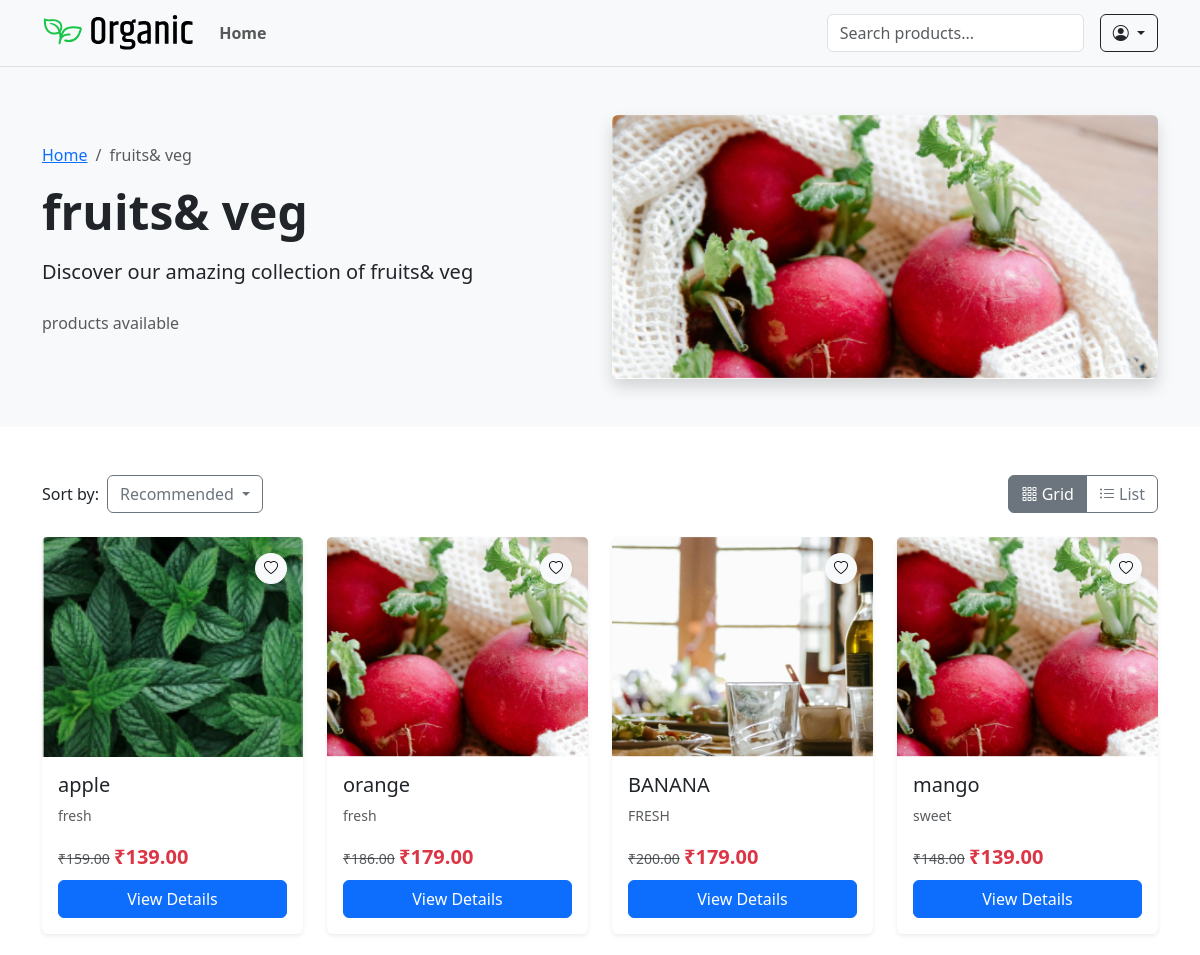
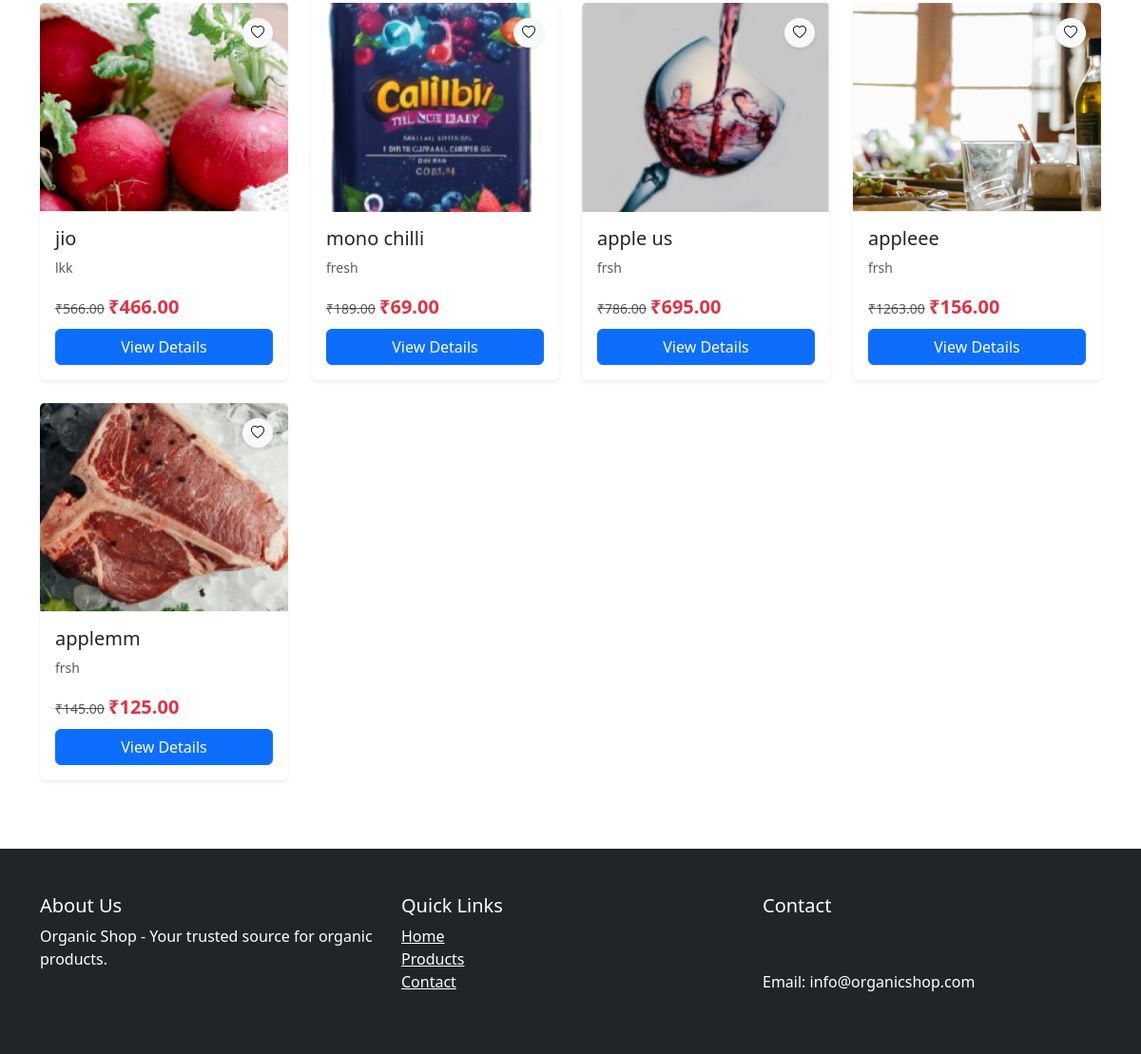
/category/breadssweets/, run on the app's committed database (2 pictures, top to bottom).
### shop/models.py (models this page shows, shortened)
class Category(models.Model):
    name = models.CharField(max_length=100)
    slug = models.SlugField(unique=True, blank=True)
    image = models.ImageField(upload_to='categories/')
    is_active = models.BooleanField(default=True)
    class Meta:
        verbose_name_plural = "Categories"

class Product(models.Model):
    category = models.ForeignKey(Category, on_delete=models.CASCADE, related_name='products')
    name = models.CharField(max_length=255)
    slug = models.SlugField(unique=True ,blank=True)
    description = models.TextField()
    price = models.DecimalField(max_digits=10, decimal_places=2)
    discount_price = models.DecimalField(max_digits=10, decimal_places=2, null=True, blank=True)
    image = models.ImageField(upload_to='products/')
    is_featured = models.BooleanField(default=False)
    sold_count = models.PositiveIntegerField(default=0)
    created_at = models.DateTimeField(auto_now_add=True)
    views = models.PositiveIntegerField(default=1)
    available = models.BooleanField(default=True)
    stock = models.PositiveIntegerField(default=0)
    @property
    def has_variants(self):
        return self.variants.exists()
    @property
    def display_discount(self):
        if self.has_variants or not self.discount_price:
            return None
        return self.get_discount_percentage

class ProductVariant(models.Model):
    product = models.ForeignKey(Product, on_delete=models.CASCADE, related_name='variants')
    values = models.ManyToManyField(VariantValue)
    price = models.DecimalField(max_digits=10, decimal_places=2)
    discount_price = models.DecimalField(max_digits=10, decimal_places=2, null=True, blank=True)
    stock = models.IntegerField()
    sku = models.CharField(max_length=50, unique=True, blank=True)
    image = models.ImageField(upload_to='variants/', null=True, blank=True)
    sold_count = models.IntegerField(default=0)

### shop/views.py (the view)
# urls.py: path('category/<slug:slug>/', views.category_detail, name='category_detail'),
def category_detail(request, slug):
    category = get_object_or_404(Category, slug=slug)
    products = category.products.filter(available=True).prefetch_related('variants')
    category = get_object_or_404(Category, slug=slug, is_active=True)
    sort = request.GET.get('sort')
    if sort == 'price_asc':
        products = sorted(products, key=lambda p: (p.variants.order_by('-stock').first().price if p.variants.exists() else 0))
    elif sort == 'price_desc':
        products = sorted(products, key=lambda p: (p.variants.order_by('-stock').first().price if p.variants.exists() else 0), reverse=True)
    elif sort == 'newest':
        products = products.order_by('-created_at')
    elif sort == 'rating':
        products = sorted(products, key=lambda p: p.reviews.aggregate(avg=Avg('rating'))['avg'] or 0, reverse=True)
    for product in products:
        default_variant = product.variants.order_by('-stock').first()
        product.default_variant = default_variant
    wishlist_items = []
    if request.user.is_authenticated:
        wishlist_items = Wishlist.objects.filter(user=request.user).values_list('product_id', flat=True)
    context = {
        'category': category,
        'products': products,
        'wishlist_items': wishlist_items,  # pass to template
    }
    return render(request, 'shop/category_detail.html', context)

### shop/templates/shop/category_detail.html (shortened to what this page needs)
{% extends 'shop/base.html' %}
{% load static %}
{% block content %}
<section class="py-5" style="background-color: #f8f9fa;">
    <div class="container">
        <div class="row align-items-center">
            <div class="col-md-6">
                <nav aria-label="breadcrumb">
                    <ol class="breadcrumb">
                        <li class="breadcrumb-item"><a href="{% url 'shop:index' %}">Home</a></li>
                        <li class="breadcrumb-item active" aria-current="page">{{ category.name }}</li>
                    </ol>
                </nav>
                <h1 class="display-5 fw-bold mb-3">{{ category.name }}</h1>
                <p class="lead mb-4">{{ category.description|default:"Discover our amazing collection of "|add:category.name }}</p>
                <p class="text-muted">{{ products.paginator.count }} products available</p>
            </div>
            <div class="col-md-6">
                {% if category.image %}
                <img src="{{ category.image.url }}" alt="{{ category.name }}" class="img-fluid rounded shadow" style="max-height: 300px; width: 100%; object-fit: cover;">
                {% else %}
                <img src="{% static 'images/placeholder-category.jpg' %}" alt="{{ category.name }}" class="img-fluid rounded shadow" style="max-height: 300px; width: 100%; object-fit: cover;">
                {% endif %}
            </div>
        </div>
    </div>
</section>
<section class="py-5">
    <div class="container">
        <div class="row mb-4">
            <div class="col-md-6">
                <div class="d-flex align-items-center">
                    <span class="me-2">Sort by:</span>
                    <div class="dropdown">
                        <button class="btn btn-outline-secondary dropdown-toggle" type="button" id="sortDropdown" data-bs-toggle="dropdown" aria-expanded="false">
                            {% if request.GET.sort %}{{ request.GET.sort|title }}{% else %}Recommended{% endif %}
                        </button>
                    </div>
                </div>
            </div>
            <div class="col-md-6 text-md-end">
                <div class="btn-group" role="group" aria-label="View options">
                    <button type="button" class="btn btn-outline-secondary active" id="gridView">
                        <i class="bi bi-grid-3x3-gap"></i> Grid
                    </button>
                    <button type="button" class="btn btn-outline-secondary" id="listView">
                        <i class="bi bi-list-ul"></i> List
                    </button>
                </div>
            </div>
        </div>
        <div class="row" id="productsContainer">
            {% for product in products %}
            {% with variant=product.default_variant %}
            <div class="col-lg-3 col-md-4 col-sm-6 mb-4 product-card">
                <div class="card h-100 border-0 shadow-sm hover-shadow transition">
                    <div class="position-relative">
                        {% if variant and variant.image %}
                            <img src="{{ variant.image.url }}" class="card-img-top" alt="{{ product.name }}" style="height: 220px; object-fit: cover;">
                        {% elif product.image %}
                            <img src="{{ product.image.url }}" class="card-img-top" alt="{{ product.name }}" style="height: 220px; object-fit: cover;">
                        {% else %}
                            <img src="{% static 'images/placeholder-product.jpg' %}" class="card-img-top" alt="{{ product.name }}" style="height: 220px; object-fit: cover;">
                        {% endif %}
                        <div class="card-img-overlay d-flex flex-column justify-content-between">
                            <div class="d-flex justify-content-end">
                                 <form action="{% url 'accounts:add_to_wishlist' product.id %}" method="post" class="wishlist-form">
                                    <button type="submit"
                                            class="btn btn-light btn-sm rounded-circle shadow-sm btn-heart"
                                            onclick="event.stopPropagation();">
                                        <i class="bi {% if product.id in wishlist_items %}bi-heart-fill text-danger{% else %}bi-heart{% endif %}"></i>
                                    </button>
                                </form>
                            </div>
                        </div>
                    </div>
                    <div class="card-body">
                        <h5 class="card-title">{{ product.name }}</h5>
                        <p class="card-text text-muted small">{{ product.description|truncatewords:15 }}</p>
                        <div class="price mb-2">
                            {% if variant %}
                                {% if variant.discount_price %}
                                    <del class="text-muted small">₹{{ variant.price }}</del>
                                    <span class="fs-5 fw-bold text-danger">₹{{ variant.discount_price }}</span>
                                {% else %}
                                    <span class="fs-5 fw-bold">₹{{ variant.price }}</span>
                                {% endif %}
                            {% else %}
                                <span class="text-muted">Price not available</span>
                            {% endif %}
                        </div>
                        <div class="d-grid gap-2">
                            <a href="{% url 'shop:product_detail' product.slug %}" class="btn btn-primary">View Details</a>
                        </div>
                    </div>
                </div>
            </div>
            {% endwith %}
            {% endfor %}
        </div>
    </div>
</section>
{% endblock %}

### shop/static/css/style.css (style rules this page uses)
.product-card { transition: transform 0.3s; }
.price del { color: #6c757d; }
.price .text-danger { font-weight: bold; }

### data on the page
Category: name "fruits& veg", description|add "Discover our amazing collection of fruits& veg", image (picture)
Product: image (picture), name "apple", description "fresh", default_variant.price "159.00", default_variant.discount_price "139.00"
Product: image (picture), name "orange", description "fresh", default_variant.price "186.00", default_variant.discount_price "179.00"
Product: image (picture), name "BANANA", description "FRESH", default_variant.price "200.00", default_variant.discount_price "179.00"
Product: image (picture), name "mango", description "sweet", default_variant.price "148.00", default_variant.discount_price "139.00"
Product: image (picture), name "jio", description "lkk", default_variant.price "566.00", default_variant.discount_price "466.00"
Product: image (picture), name "mono chilli", description "fresh", default_variant.price "189.00", default_variant.discount_price "69.00"
Product: image (picture), name "apple us", description "frsh", default_variant.price "786.00", default_variant.discount_price "695.00"
Product: image (picture), name "appleee", description "frsh", default_variant.price "1263.00", default_variant.discount_price "156.00"
Product: image (picture), name "applemm", description "frsh", default_variant.price "145.00", default_variant.discount_price "125.00"
